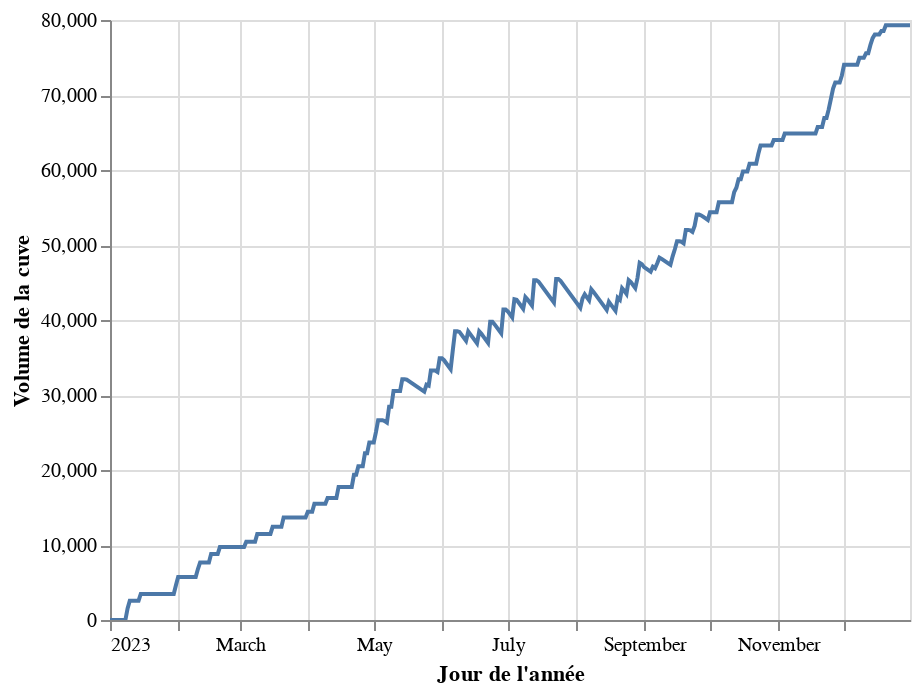

Write notebook code for a chart like this one.
### Markdown cell above
Simulons une cuve de volume infini, qui se remplit avec les précipitations et se vide via les utilisations, et suivons son volume.

### Code cell
#initialisation 
cuve_infinie = pd.DataFrame({"volume" : np.zeros(365)}, index=pd.date_range("20230101", periods=365))
# remplissage au cours de l'annee
for i in range(len(cuve.index)-1):
    cuve_infinie["volume"].iloc[i+1] = cuve_infinie["volume"].iloc[i] + df['sum_apports'].iloc[i] - df['sum_besoins'].iloc[i]

alt.Chart(cuve_infinie.reset_index()).mark_line().encode(
    x=alt.X('index:T', title="Jour de l'année"), 
    y=alt.Y('volume', title="Volume de la cuve"), 
    tooltip=['volume', 'index']
).interactive()

### Figure 1 — Vega-Lite specification as saved in the notebook (floating-point values rounded to 4 significant figures; data arrays with more than 128 entries replaced by an {"elided": "..."} marker saying what was removed)
{"config": {"view": {"continuousWidth": 400, "continuousHeight": 300}}, "data": {"name": "data-6ef72277bee7886f87f8d66c33f64338"}, "mark": "line", "encoding": {"tooltip": [{"field": "volume", "type": "quantitative"}, {"field": "index", "type": "temporal"}], "x": {"field": "index", "title": "Jour de l'année", "type": "temporal"}, "y": {"field": "volume", "title": "Volume de la cuve", "type": "quantitative"}}, "selection": {"selector120": {"type": "interval", "bind": "scales", "encodings": ["x", "y"]}}, "$schema": "https://vega.github.io/schema/vega-lite/v4.17.0.json", "datasets": {"data-6ef72277bee7886f87f8d66c33f64338": {"elided": "365 records"}}}
